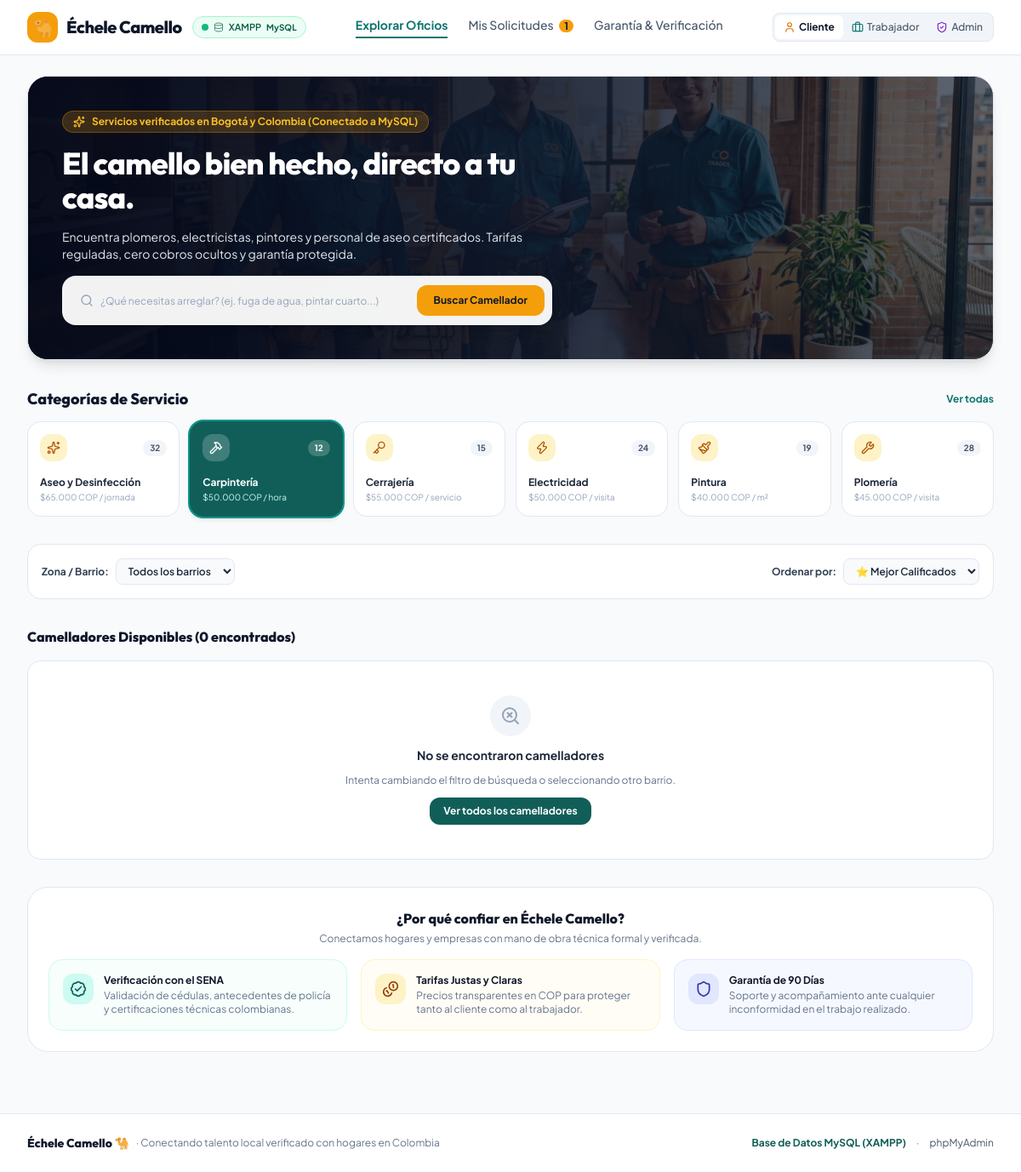
The app's page /php/index.php?tab=explorar&role=cliente&cat=carpinteria with its own data.
### tables this page shows
CREATE TABLE `categories` (
  `id` VARCHAR(50) NOT NULL,
  `name` VARCHAR(100) NOT NULL,
  `iconName` VARCHAR(50) NOT NULL,
  `count` INT NOT NULL DEFAULT 0,
  `description` TEXT NOT NULL,
  `baseRate` VARCHAR(100) NOT NULL,
  PRIMARY KEY (`id`)
);

### php/index.php (the view, shortened to what the rows shown need)
<?php
require_once __DIR__ . '/db.php';
require_once __DIR__ . '/functions.php';
$activeRole = $_GET['role'] ?? $_SESSION['role'] ?? 'cliente';
$activeTab = $_GET['tab'] ?? 'explorar';
$selectedCategory = $_GET['cat'] ?? null;
$searchQuery = trim($_GET['q'] ?? '');
$categories = getCategories($pdo);
?>
<!DOCTYPE html>
<html lang="es">
<head>
    <script src="https://cdn.tailwindcss.com"></script>
</head>
<body class="min-h-screen flex flex-col text-slate-800">
    <main class="flex-1 max-w-7xl w-full mx-auto px-4 sm:px-6 lg:px-8 py-6 space-y-8">
        <?php if ($activeTab === 'explorar'): ?>
            <div class="relative rounded-3xl overflow-hidden shadow-lg border border-slate-200 bg-slate-900 min-h-[300px] flex items-center">
                <div class="relative z-10 max-w-2xl p-6 sm:p-10 space-y-4">
                    <h1 class="font-heading font-extrabold text-3xl sm:text-4xl text-white tracking-tight leading-tight">
                        El camello bien hecho, directo a tu casa.
                    </h1>
                </div>
            </div>
            <div class="space-y-3">
                <div class="flex items-center justify-between">
                    <h2 class="font-heading font-extrabold text-lg text-slate-900">Categorías de Servicio</h2>
                </div>
                <div class="grid grid-cols-2 sm:grid-cols-3 lg:grid-cols-6 gap-3">
                    <?php
                    $catIcons = [
                        'plomeria' => 'wrench',
                        'electricidad' => 'zap',
                        'pintura' => 'paintbrush',
                        'aseo' => 'sparkles',
                        'cerrajeria' => 'key',
                        'carpinteria' => 'hammer'
                    ];
                    foreach ($categories as $cat):
                        $isSelected = ($selectedCategory === $cat['id']);
                        $icon = $catIcons[$cat['id']] ?? 'briefcase';
                    ?>
                        <a href="index.php?tab=explorar&role=<?php echo $activeRole; ?>&cat=<?php echo $cat['id']; ?><?php echo !empty($searchQuery) ? '&q=' . urlencode($searchQuery) : ''; ?>" class="p-3.5 rounded-2xl border transition-all text-left flex flex-col justify-between h-28 group <?php echo $isSelected ? 'bg-teal-800 text-white border-teal-800 shadow-md ring-2 ring-teal-600' : 'bg-white hover:bg-slate-50 border-slate-200 text-slate-800 hover:shadow-xs'; ?>">
                            <div class="flex items-center justify-between">
                                <div class="w-8 h-8 rounded-xl flex items-center justify-center <?php echo $isSelected ? 'bg-white/20 text-white' : 'bg-amber-100 text-amber-700 group-hover:bg-amber-200'; ?>">
                                    <i data-lucide="<?php echo $icon; ?>" class="w-4 h-4"></i>
                                </div>
                                <span class="text-[10px] font-bold px-2 py-0.5 rounded-full <?php echo $isSelected ? 'bg-white/20 text-white' : 'bg-slate-100 text-slate-600'; ?>">
                                    <?php echo $cat['count']; ?>
                                </span>
                            </div>
                            <div>
                                <div class="font-bold text-xs"><?php echo htmlspecialchars($cat['name']); ?></div>
                                <div class="text-[10px] mt-0.5 line-clamp-1 <?php echo $isSelected ? 'text-teal-100' : 'text-slate-400'; ?>">
                                    <?php echo htmlspecialchars($cat['baseRate']); ?>
                                </div>
                            </div>
                        </a>
                    <?php endforeach; ?>
                </div>
            </div>
        <?php endif; ?>
    </main>
</body>
</html>

### records on screen
categories: count "32", name "Aseo y Desinfección", baseRate "$65.000 COP / jornada"
categories: count "12", name "Carpintería", baseRate "$50.000 COP / hora"
categories: count "15", name "Cerrajería", baseRate "$55.000 COP / servicio"
categories: count "24", name "Electricidad", baseRate "$50.000 COP / visita"
categories: count "19", name "Pintura", baseRate "$40.000 COP / m²"
categories: count "28", name "Plomería", baseRate "$45.000 COP / visita"

### other values on screen
$pendingCount "1"
count($workers) "0"
